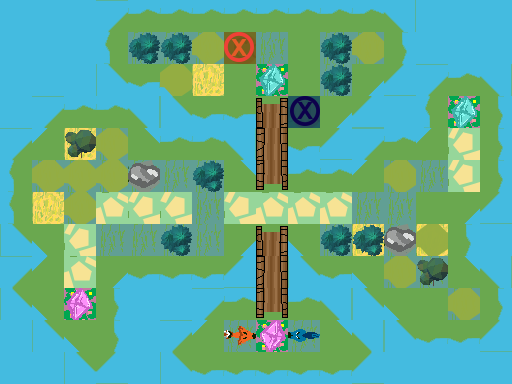

Below is a game level as drawn by its tile map, then a one-line description and the .tmx file that defines it, in full:
An orthogonal 16x12 tile map with 32x32 px tiles, 3 tile layers (Ground, Obstacles, Objects), 1 hidden layer not drawn.

<map version="1.0" orientation="orthogonal" renderorder="right-down" width="16" height="12" tilewidth="32" tileheight="32" nextobjectid="1">
 <tileset firstgid="1" name="TilesetPlaceholder" tilewidth="32" tileheight="32" tilecount="240" columns="10">
  <image source="../../../../Tileset.png" width="320" height="768" />
 </tileset>
 <layer name="Ground" width="16" height="12">
  <data encoding="csv">
5,5,5,3221225493,1610612747,1610612747,1610612747,1610612747,1610612747,1610612747,1610612747,1610612747,1610612757,5,5,5,
5,5,5,3221225483,7,7,7,1,7,1,7,7,11,5,5,5,
5,5,5,2684354581,2684354571,2684354591,2,1,3,1,7,31,21,3221225493,1610612747,1610612757,
5,3221225493,1610612747,1610612747,1610612757,2684354581,2684354571,2684354571,3221225486,1,31,21,5,3221225483,3,11,
3221225493,3221225503,2,7,1610612767,1610612747,1610612747,1610612757,4,2684354571,21,3221225493,1610612747,3221225503,8,11,
3221225483,7,7,7,7,7,7,1610612767,14,1610612747,1610612747,3221225503,7,7,8,11,
3221225483,2,7,2684354568,8,8,7,8,2684354568,2684354568,2684354568,7,7,1,31,21,
2684354581,2684354591,8,7,7,7,7,31,3221225486,2684354591,7,2,7,2,11,5,
3221225493,3221225503,2684354568,31,2684354571,2684354571,2684354571,21,4,2684354581,2684354571,2684354591,7,7,1610612767,1610612757,
2684354581,2684354591,3,11,5,5,3221225493,1610612747,14,1610612747,1610612757,2684354581,2684354591,1,7,11,
5,2684354581,2684354591,11,5,3221225493,3221225503,7,3,7,1610612767,1610612757,2684354581,2684354571,2684354571,21,
5,5,2684354581,21,5,2684354581,2684354571,2684354571,2684354571,2684354571,2684354571,21,5,5,5,5
</data>
 </layer>
 <layer name="Obstacles" width="16" height="12" opacity="0.97">
  <data encoding="csv">
0,0,0,0,0,0,0,0,0,0,0,0,0,0,0,0,
0,0,0,0,42,42,44,0,0,0,42,44,0,0,0,0,
0,0,0,0,0,44,0,0,0,0,42,0,0,0,0,0,
0,0,0,0,0,0,0,0,0,0,0,0,0,0,0,0,
0,0,54,44,0,0,0,0,0,0,0,0,0,0,0,0,
0,44,44,44,43,0,42,0,0,0,0,0,44,0,0,0,
0,0,44,0,0,0,0,0,0,0,0,0,0,0,0,0,
0,0,0,0,0,42,0,0,0,0,42,42,43,44,0,0,
0,0,0,0,0,0,0,0,0,0,0,0,44,54,0,0,
0,0,0,0,0,0,0,0,0,0,0,0,0,0,44,0,
0,0,0,0,0,0,0,0,0,0,0,0,0,0,0,0,
0,0,0,0,0,0,0,0,0,0,0,0,0,0,0,0
</data>
 </layer>
 <layer name="Objects" width="16" height="12">
  <data encoding="csv">
0,0,0,0,0,0,0,0,0,0,0,0,0,0,0,0,
0,0,0,0,0,0,0,181,0,0,0,0,0,0,0,0,
0,0,0,0,0,0,0,0,184,0,0,0,0,0,0,0,
0,0,0,0,0,0,0,0,0,182,0,0,0,0,184,0,
0,0,0,0,0,0,0,0,0,0,0,0,0,0,0,0,
0,0,0,0,0,0,0,0,0,0,0,0,0,0,0,0,
0,0,0,0,0,0,0,0,0,0,0,0,0,0,0,0,
0,0,0,0,0,0,0,0,0,0,0,0,0,0,0,0,
0,0,0,0,0,0,0,0,0,0,0,0,0,0,0,0,
0,0,183,0,0,0,0,0,0,0,0,0,0,0,0,0,
0,0,0,0,0,0,0,2684354751,3221225655,1610612928,0,0,0,0,0,0,
0,0,0,0,0,0,0,0,0,0,0,0,0,0,0,0
</data>
 </layer>
 <layer name="Solution" width="16" height="12" visible="0">
  <data encoding="csv">
0,0,0,0,0,0,0,0,0,0,0,0,0,0,0,0,
0,0,0,0,0,0,0,0,0,0,0,0,0,0,0,0,
0,0,0,0,0,0,0,0,224,0,0,0,0,0,0,0,
0,0,0,0,0,0,0,0,224,0,0,0,0,0,0,0,
0,0,0,0,0,0,0,0,224,0,0,0,0,0,0,0,
0,0,0,0,0,0,0,0,224,0,0,0,0,0,0,0,
0,0,0,0,0,0,0,0,224,0,0,0,0,0,0,0,
0,0,0,0,0,0,0,0,0,0,0,0,0,0,0,0,
0,0,0,0,0,0,0,0,0,0,0,0,0,0,0,0,
0,0,0,0,0,0,0,0,0,0,0,0,0,0,0,0,
0,0,0,0,0,0,0,0,0,0,0,0,0,0,0,0,
0,0,0,0,0,0,0,0,0,0,0,0,0,0,0,0
</data>
 </layer>
</map>
